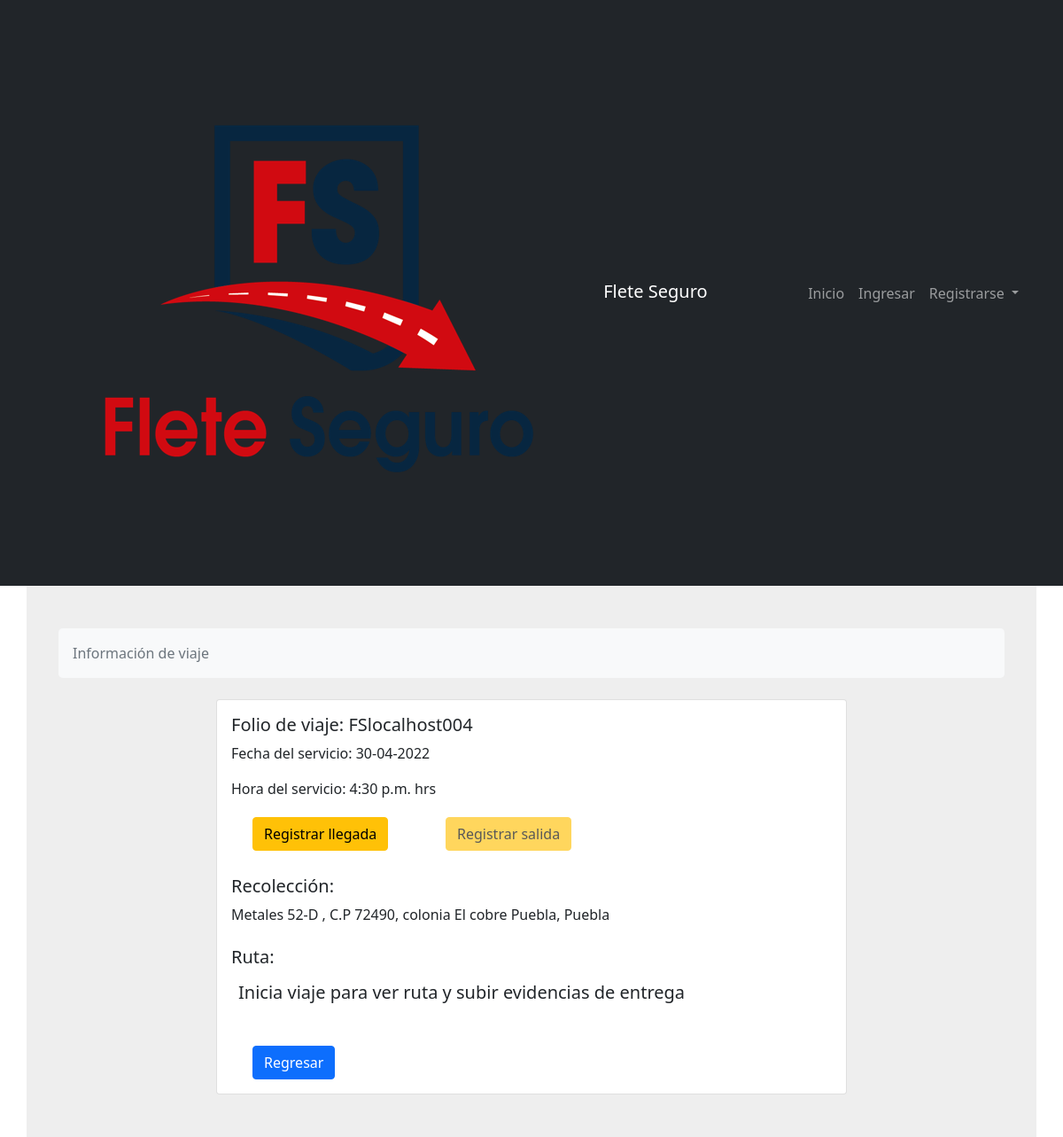
Page /fletes/viaje/detalle/FSlocalhost004 on the committed database.
### fletes/models.py (models this page shows, shortened)
class Viaje(models.Model):
    orden_id = models.OneToOneField(Orden, on_delete=models.CASCADE, primary_key=True)
    folio = models.CharField(verbose_name="Folio", max_length=20,  default="")
    slug = models.SlugField(null=True, default="")
    estado_viaje = models.CharField(verbose_name="Estado", choices=ESTADO_VIAJE, max_length=40, default="Creado")
    hora_inicio = models.TimeField(verbose_name="Hora de inicio", null=True, blank=True)
    hora_llegada = models.TimeField(verbose_name="Hora de llegada", null=True, blank=True)
    localizacion_transportista = models.CharField(verbose_name="Localización de transportista", max_length=40)
    nip_checkin = models.IntegerField(verbose_name="NIP de seguridad checkin", null=True, blank=True)
    nip_checkout = models.IntegerField(verbose_name="NIP de seguridad checkout", null=True, blank=True)
    comentarios = models.TextField(null=True, blank=True)
    es_validado = models.BooleanField(verbose_name="¿Esta válido por cliente?", default=False)
    def hasLlegada(self):
        return True if self.hora_llegada else False
    def hasInicio(self):
        return True if self.hora_inicio else False

class Orden(models.Model):
    cotizacion_id = models.OneToOneField(Cotizacion, on_delete=models.CASCADE)
    link_id = models.CharField(max_length = 200, null=True, blank=True)
    link_url = models.URLField(max_length = 200, null=True, blank=True)
    link_status = models.CharField(max_length = 200, null=True, blank=True)
    orden_id = models.CharField(max_length = 200, null=True, blank=True)
    orden_status = models.CharField(max_length = 200, null=True, blank=True, choices=ESTADO_ORDEN,)

class Cotizacion(models.Model):
    transportista_id = models.ForeignKey(
        Transportista,
        verbose_name="Transportista",
        on_delete=models.CASCADE)
    solicitud_id = models.ForeignKey(
        Solicitud,
        verbose_name="Solicitud",
        on_delete=models.CASCADE)
    unidad_id = models.ForeignKey(
        Unidades,
        verbose_name="Unidad",
        on_delete=models.CASCADE)
    creado = models.DateTimeField(editable=False)
    modificado = models.DateTimeField()
    monto = models.FloatField(
        verbose_name="Monto")
    folio = models.CharField(verbose_name="Folio", max_length=20, editable=False, unique = True)
    estado_cotizacion = models.CharField(verbose_name="Estado", choices=ESTADO_COTIZACION, max_length=40, default="Pendiente")
    motivo_cancelacion = models.TextField(verbose_name="Motivo de cancelación", null=True, blank=True)
    total = models.FloatField(
        verbose_name="Total", null=True, blank=True)
    slug = models.SlugField(null=True, blank=True)
    nivel_seguro = models.ForeignKey(
        Seguro,
        verbose_name="Nivel de Seguro",
        on_delete=models.CASCADE,
        null=True,
        blank=True)
    es_asegurada = models.BooleanField(
        verbose_name="Viaje asegurado",
        default=False,)
    aceptar_tyc = models.BooleanField(
        verbose_name="Aceptación de términos y condiciones de seguro",
        default=False,)
    activo = models.BooleanField(
        verbose_name="Activo",
        default=True,)

class Solicitud(models.Model):
    cliente_id = models.ForeignKey(Cliente, on_delete=models.CASCADE)
    folio = models.CharField(verbose_name="Folio", max_length=20, editable=False, unique = True)
    creado = models.DateTimeField(editable=False)
    modificado = models.DateTimeField()
    descripcion_servicio = models.TextField(verbose_name="Descripción de servicio")
    caracteristicas_carga = models.TextField(verbose_name="Tipo de carga")
    peso_carga = models.FloatField(verbose_name="Peso de la carga(kg)")
    volumen_carga = models.FloatField(verbose_name="Volumen de la carga(mts3)")
    unidades_totales = models.IntegerField(verbose_name="Unidades totales de la carga")
    fecha_servicio = models.DateTimeField(verbose_name="Fecha de servicio", validators=[validate_date])
    hora = models.TimeField(verbose_name="Hora de servicio")
    tiempo_carga = models.IntegerField(verbose_name="Tiempo máximo para la carga(min)")
    domicilio_id = models.ForeignKey(Domicilios, on_delete=models.PROTECT, verbose_name="Origen")
    estado_solicitud = models.CharField(verbose_name="Estado", choices=ESTADO_SOLICITUD, max_length=40, default="Guardada")
    tiempo_total = models.FloatField(verbose_name="Tiempo total del viaje", null=True, blank=True)
    km_total = models.FloatField(verbose_name="Km totales del viaje", null=True, blank=True)
    slug = models.SlugField(null=True, blank=True)
    material_peligroso = models.BooleanField(
        verbose_name="Es material peligroso",
        default=False,)
    motivo_cancelacion = models.TextField(verbose_name="Motivo de cancelación")
    activo = models.BooleanField(
        verbose_name="Activo",
        default=True,)

class Domicilios(models.Model):
    cliente_id = models.ForeignKey(Cliente, on_delete=models.CASCADE)
    creado = models.DateTimeField(editable=False)
    modificado = models.DateTimeField()
    nombre = models.CharField(verbose_name="Nombre para identificar domicilio", max_length=100)
    calle = models.CharField(verbose_name="Calle", max_length=100)
    num_ext = models.CharField(verbose_name="Numero exterior", max_length=100)
    num_int = models.CharField(verbose_name="Numero interior", max_length=100, default="", blank=True)
    colonia = models.CharField(verbose_name="Colonia", max_length=100)
    municipio = models.CharField(verbose_name="Municipio o alcadía", max_length=100)
    cp = models.CharField(verbose_name="Código postal",max_length=100,)
    estado = models.CharField(verbose_name="Estado", choices=ESTADOS, max_length=40)
    referencias = models.TextField(verbose_name="Refrencias del domicilio")
    longitud = models.FloatField(verbose_name="Longitud", null=True, blank=True)
    latitud = models.FloatField(verbose_name="Latitud", null=True, blank=True)
    is_valid = models.BooleanField(verbose_name="Es válido", default=False)
    google_format = models.CharField(verbose_name="Dirección completa", max_length=100, null=True, blank=True)
    google_place_id = models.CharField(verbose_name="Google place ID", max_length=100, null=True, blank=True)
    slug = models.SlugField(null=True, blank=True)

### fletes/views.py (the view)
# urls.py: path('viaje/detalle/<slug:slug>', ViajesDetalle.as_view(), name='detalle-viaje'),
class ViajesDetalle(DetailView):
    model = Viaje
    template_name = 'fletes/viajeDetalle.html'
    def get_context_data(self, *args, **kwargs):
        context = super().get_context_data(*args, **kwargs)
        viaje = self.get_object()
        destinos = Destino.objects.filter(solicitud_id=viaje.orden_id.cotizacion_id.solicitud_id)
        allEvidencias = True
        for destino in destinos:
            if destino.hasEvidencias() is True:
                allEvidencias = True
            else:
                allEvidencias = False
                break;
        context['destinos'] = destinos
        context['allEvidencias'] = allEvidencias
        return context

### fletes/models.py (called while the page is built)
    def hasEvidencias(self):
        return True if self.foto1 else False

### fletes/templates/fletes/viajeDetalle.html (shortened to what this page needs)
{% extends 'base.html' %}
{% load crispy_forms_tags %}
{% block content %}
    <section style="background-color: #eee;">
        <div class="container py-5 mt-4r">
            <div class="row justify-content-center">
                <div class="col">
                    <nav aria-label="breadcrumb" class="bg-light rounded-3 p-3 mb-4">
                        <ol class="breadcrumb mb-0">
                            <li class="breadcrumb-item active" aria-current="page">Información de viaje</li>
                        </ol>
                    </nav>
                </div>
            </div>
            <div class="row">
                <div class="col-12 justify-content-center">
                        <div class="col-lg-8 offset-lg-2">
                            <div class="card">
                                <div class="card-body">
                                    <h5 class="card-title">Folio de viaje: {{viaje.folio}}</h5>
                                    <p class="card-text">Fecha del servicio: {{viaje.orden_id.cotizacion_id.solicitud_id.fecha_servicio|date:"d-m-Y"}}</p>
                                    <p class="card-text">Hora del servicio: {{viaje.orden_id.cotizacion_id.solicitud_id.hora}} hrs</p>
                                    <div class="container mt-3 mb-4">
                                        <div class="row align-items-center">
                                            <div class="col-4">
                                                {% if viaje.hasLlegada %}
                                                    <button type="button" class="btn btn-warning btn disabled">Registrar llegada</button>
                                                {% else %}
                                                    <a href="{% url 'fletes:registrar-llegada-viaje' slug=viaje.slug %}" class="confirm-delete" title="Registrar llegada" data-bs-toggle="modal" data-bs-target="#confirmLlegadaModal" id="llegadaModal">
                                                        <button type="button" class="btn btn-warning btn mt-1 mb-1">Registrar llegada</button>
                                                    </a>
                                                {% endif %}
                                            </div>
                                            <div class="col-4">
                                                {% if viaje.hasInicio or viaje.hasLlegada is False %}
                                                    <button type="button" class="btn btn-warning btn disabled">Registrar salida</button>
                                                {% else %}
                                                    <a href="{% url 'fletes:registrar-salida-viaje' slug=viaje.slug %}" class="confirm-delete" title="Registrar salida" data-bs-toggle="modal" data-bs-target="#confirmSalidaModal" id="salidaModal">
                                                        <button type="button" class="btn btn-warning btn mt-1 mb-1">Registrar salida</button>
                                                    </a>
                                                {% endif %}
                                            </div>
                                        </div>
                                    </div>
                                    <h5 class="card-text mt-4">Recolección:</h5>
                                    <p class="card-text">
                                        {{ viaje.orden_id.cotizacion_id.solicitud_id.domicilio_id.calle }} {{ viaje.orden_id.cotizacion_id.solicitud_id.domicilio_id.num_ext }} {{ viaje.orden_id.cotizacion_id.solicitud_id.domicilio_id.num_int }}, C.P {{ viaje.orden_id.cotizacion_id.solicitud_id.domicilio_id.cp }},  colonia {{ viaje.orden_id.cotizacion_id.solicitud_id.domicilio_id.colonia }} {{ viaje.orden_id.cotizacion_id.solicitud_id.domicilio_id.municipio }}, {{ viaje.orden_id.cotizacion_id.solicitud_id.domicilio_id.estado}}
                                    </p>
                                <h5 class="card-text mt-4">Ruta:</h5>
                                </div>
                                {% if viaje.estado_viaje == 'Creado' %}
                                    <div class="container">
                                        <h5>Inicia viaje para ver ruta y subir evidencias de entrega</h5>
                                    </div>
                                {% endif %}
                                <div class="card-body">
                                    <div class="container">
                                        <div class="row justify-content-center">
                                            <div class="col-6">
                                                <a href="{% url 'fletes:viajes' %}"><button type="button" class="btn btn-primary mt-4"> Regresar </button></a>
                                            </div>
                                            <div class="col-6">
                                            </div>
                                        </div>
                                    </div>
                                </div>
                            </div>
                        </div>
                    </div>
                </div>
            </div>
        </div>
{% endblock content %}

### rows in the picture
Viaje: folio "FSlocalhost004", orden_id.cotizacion_id.solicitud_id.fecha_servicio "30-04-2022", orden_id.cotizacion_id.solicitud_id.hora "4:30 p.m.", orden_id.cotizacion_id.solicitud_id.domicilio_id.calle "Metales", orden_id.cotizacion_id.solicitud_id.domicilio_id.num_ext "52-D", orden_id.cotizacion_id.solicitud_id.domicilio_id.cp "72490", orden_id.cotizacion_id.solicitud_id.domicilio_id.colonia "El cobre", orden_id.cotizacion_id.solicitud_id.domicilio_id.municipio "Puebla", orden_id.cotizacion_id.solicitud_id.domicilio_id.estado "Puebla"
